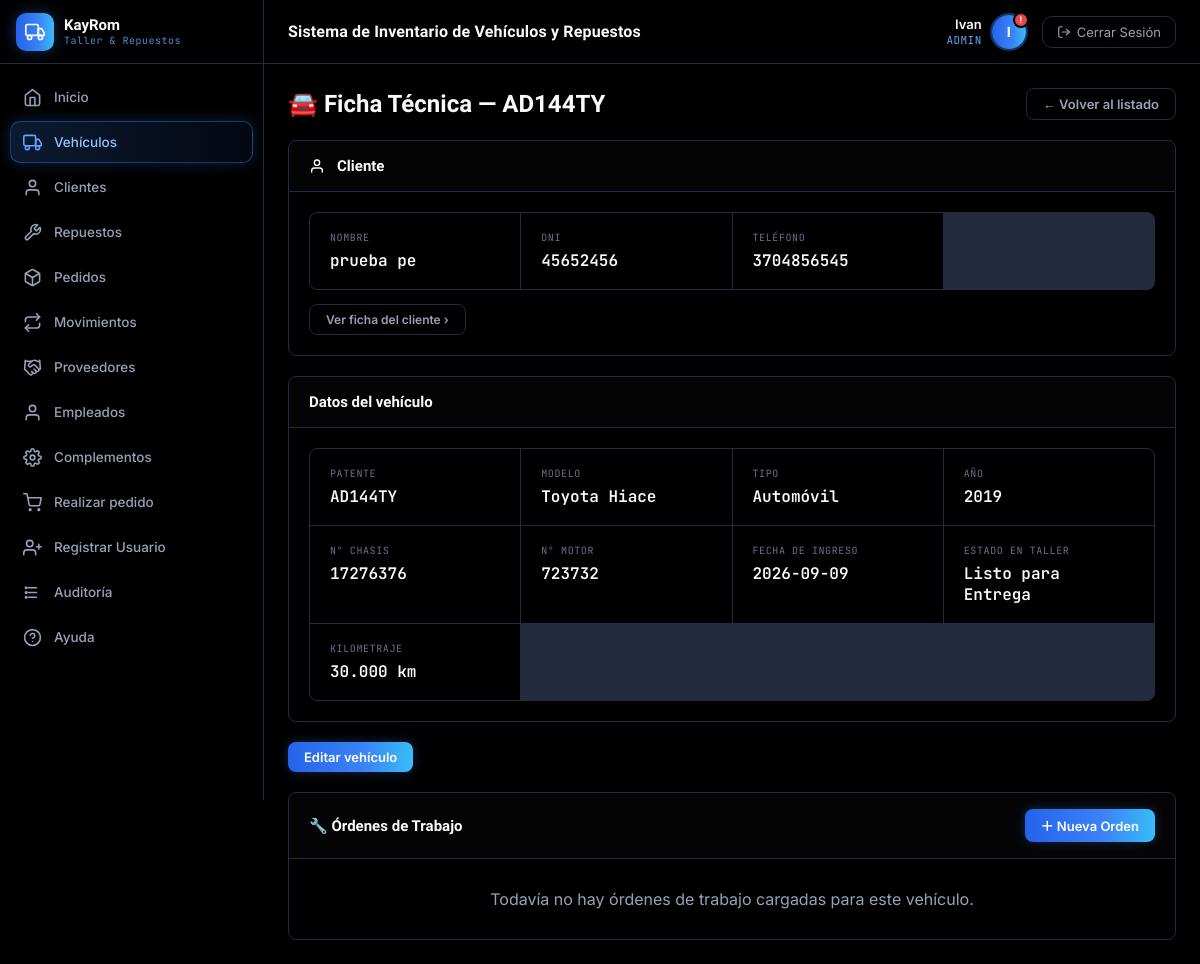
The page /index.php?page=vehiculos&action=verFicha&id=45 (signed in) on the database as committed earlier.
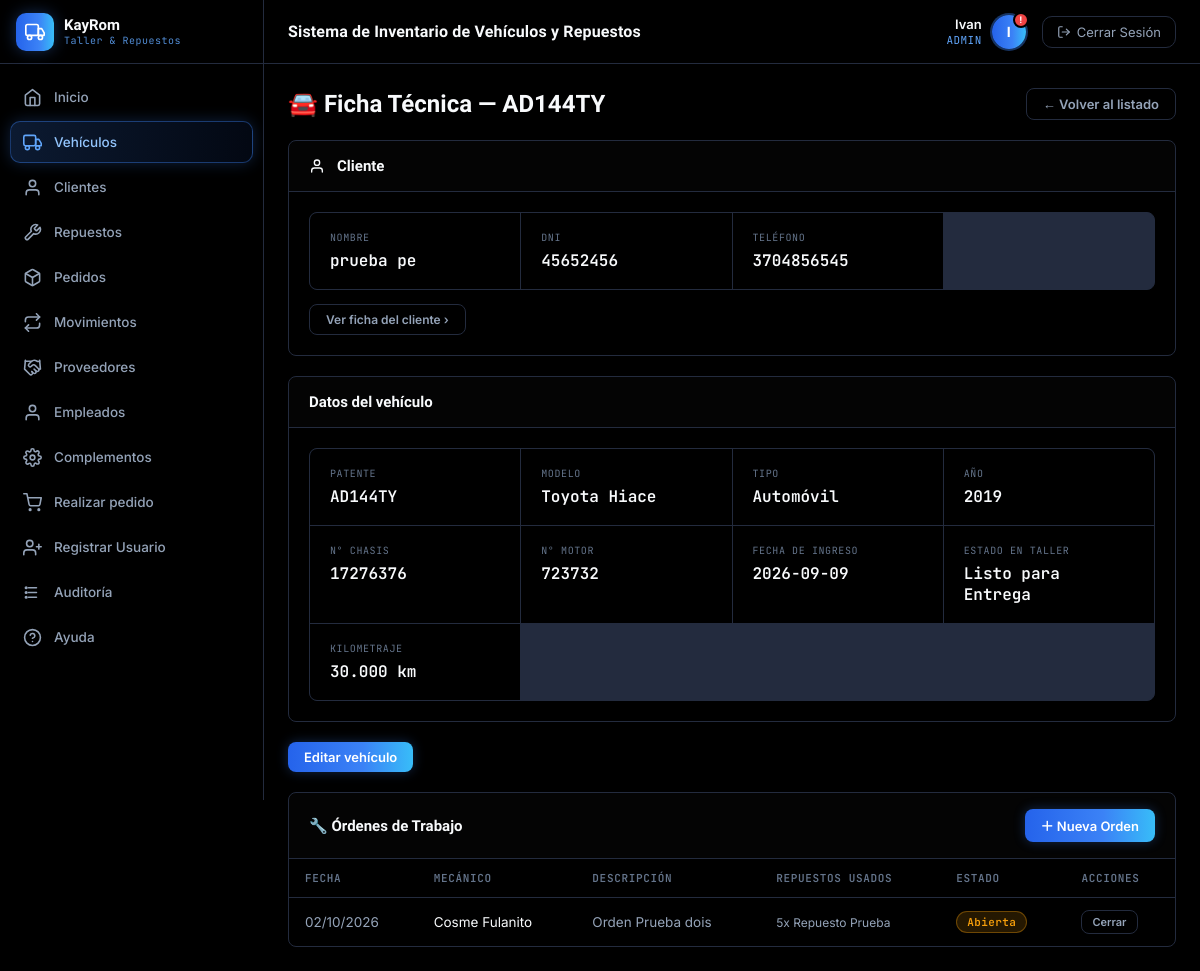
The same page on the database as committed later.
### tables this page shows
CREATE TABLE `orden_trabajo` (
  `id` int NOT NULL AUTO_INCREMENT,
  `vehiculo_id` int NOT NULL,
  `mecanico_id` int DEFAULT NULL,
  `fecha` datetime NOT NULL DEFAULT CURRENT_TIMESTAMP,
  `descripcion` varchar(255) DEFAULT NULL,
  `estado` varchar(30) NOT NULL DEFAULT 'Abierta',
  PRIMARY KEY (`id`),
  KEY `fk_ordentrabajo_vehiculo` (`vehiculo_id`),
  KEY `fk_ordentrabajo_mecanico` (`mecanico_id`),
  CONSTRAINT `fk_ordentrabajo_mecanico` FOREIGN KEY (`mecanico_id`) REFERENCES `usuario` (`id`) ON DELETE SET NULL,
  CONSTRAINT `fk_ordentrabajo_vehiculo` FOREIGN KEY (`vehiculo_id`) REFERENCES `vehiculo` (`id`) ON DELETE CASCADE
);

CREATE TABLE `persona` (
  `id` int NOT NULL AUTO_INCREMENT,
  `nombre` varchar(100) NOT NULL,
  `apellido` varchar(100) NOT NULL,
  `domicilio` varchar(150) DEFAULT NULL,
  `dni` varchar(15) DEFAULT NULL,
  `telefono_persona` varchar(20) DEFAULT NULL,
  PRIMARY KEY (`id`)
);

CREATE TABLE `orden_trabajo_repuesto` (
  `id` int NOT NULL AUTO_INCREMENT,
  `orden_trabajo_id` int NOT NULL,
  `repuesto_id` int NOT NULL,
  `cantidad` int NOT NULL DEFAULT '1',
  PRIMARY KEY (`id`),
  KEY `fk_otr_orden` (`orden_trabajo_id`),
  KEY `fk_otr_repuesto` (`repuesto_id`),
  CONSTRAINT `fk_otr_orden` FOREIGN KEY (`orden_trabajo_id`) REFERENCES `orden_trabajo` (`id`) ON DELETE CASCADE,
  CONSTRAINT `fk_otr_repuesto` FOREIGN KEY (`repuesto_id`) REFERENCES `repuestos` (`id`) ON DELETE RESTRICT
);

CREATE TABLE `repuestos` (
  `id` int NOT NULL AUTO_INCREMENT,
  `nombre` varchar(100) NOT NULL,
  `categoria` varchar(45) DEFAULT NULL,
  `stock` int DEFAULT '0',
  `stock_minimo` int DEFAULT '5',
  `precio` decimal(10,2) DEFAULT '0.00',
  `sku` varchar(20) DEFAULT NULL,
  `proveedor_id` int DEFAULT NULL,
  PRIMARY KEY (`id`),
  KEY `fk_repuestos_proveedor` (`proveedor_id`),
  CONSTRAINT `fk_repuestos_proveedor` FOREIGN KEY (`proveedor_id`) REFERENCES `proveedor` (`id`) ON DELETE SET NULL
);

### backend/vehiculos/controller/VehiculoController.php (called while the page is built, shortened)
<?php
class VehiculoController {
    private $model;
    public function __construct() {
        $this->model = new VehiculoModel();
    }
    public function verFicha() {
        $id = (int)($_GET['id'] ?? 0);
        $ordenModel = new OrdenTrabajoModel();
        $data = [
            'vehiculo'   => $this->model->getById($id),
            'ordenes'    => $ordenModel->getByVehiculo($id),
            'mecanicos'  => (new EmpleadoModel())->getAll(),
            'repuestos'  => (new RepuestoModel())->getAll(),
            'activePage' => 'vehiculos'
        ];
        require_once 'backend/vehiculos/views/vehiculo_ficha.php';
    }
}

### config/base_datos.php (called while the page is built, shortened)
<?php
class Database {
    private static $instance = null;
    public $conexion;
    private function __construct() {
        $this->conexion = new mysqli(DB_HOST, DB_USER, DB_PASS, DB_NAME);
        $this->conexion->set_charset(DB_CHARSET);
    }
    public static function getInstance() {
        if (self::$instance === null) {
            self::$instance = new Database();
        }
        return self::$instance;
    }
    public function getConexion() {
        return $this->conexion;
    }
}

### backend/vehiculos/model/VehiculoModel.php (called while the page is built, shortened)
<?php
class VehiculoModel {
    private $db;
    public function __construct() {
        $this->db = Database::getInstance()->getConexion();
    }
    public function getById($id) {
        $id = (int)$id;
        $sql = "SELECT v.*, mv.modelo_vehiculo, mv.anio_vehiculo, tv.tipo_vehiculo,
                       cl.id AS cliente_id, cl.nombre AS cliente_nombre, cl.apellido AS cliente_apellido, cl.dni AS cliente_dni, cl.telefono AS cliente_telefono
                FROM vehiculo v
                LEFT JOIN modelo_vehiculo mv ON v.modelo_vehiculo_id = mv.id
                LEFT JOIN tipo_vehiculo tv   ON v.tipo_vehiculo_id   = tv.id
                LEFT JOIN cliente cl         ON v.cliente_id        = cl.id
                WHERE v.id = $id";
        $result = $this->db->query($sql);
        return $result ? $result->fetch_assoc() : null;
    }
}

### backend/ordenes/controllers/OrdenTrabajoController.php (called while the page is built, shortened)
<?php
class OrdenTrabajoModel {
    private $db;
    public function __construct() {
        $this->db = Database::getInstance()->getConexion();
    }
    public function getByVehiculo($vehiculo_id) {
        $vehiculo_id = (int)$vehiculo_id;
        $sql = "SELECT ot.*, p.nombre AS mecanico_nombre, p.apellido AS mecanico_apellido
                FROM orden_trabajo ot
                LEFT JOIN usuario u ON u.id = ot.mecanico_id
                LEFT JOIN persona p ON p.id = u.persona_id
                WHERE ot.vehiculo_id = $vehiculo_id
                ORDER BY ot.fecha DESC";
        $result = $this->db->query($sql);
        $ordenes = $result ? $result->fetch_all(MYSQLI_ASSOC) : [];
        foreach ($ordenes as &$orden) {
            $orden['items'] = $this->getItems($orden['id']);
        }
        return $ordenes;
    }
    public function getItems($orden_trabajo_id) {
        $orden_trabajo_id = (int)$orden_trabajo_id;
        $sql = "SELECT otr.cantidad, r.nombre, r.id AS repuesto_id
                FROM orden_trabajo_repuesto otr
                JOIN repuestos r ON r.id = otr.repuesto_id
                WHERE otr.orden_trabajo_id = $orden_trabajo_id";
        $result = $this->db->query($sql);
        return $result ? $result->fetch_all(MYSQLI_ASSOC) : [];
    }
}

### backend/empleado/models/EmpleadoModel.php (called while the page is built, shortened)
<?php
class EmpleadoModel {
    private $db;
    public function __construct() {
        $this->db = Database::getInstance()->getConexion();
    }
    public function getAll() {
    $result = $this->db->query(
        "SELECT u.id, u.nombre_usuario, u.email, u.rol, u.activo,
                p.nombre, p.apellido, p.domicilio, p.dni, p.telefono_persona,
                emp.rango_trabajo, emp.especialidad
         FROM usuario u
         LEFT JOIN persona p ON p.id = u.persona_id
         LEFT JOIN empleado emp ON emp.persona_id = p.id
         ORDER BY p.apellido ASC"
    );
    return $result ? $result->fetch_all(MYSQLI_ASSOC) : [];
    }
}

### backend/repuestos/model/RepuestoModel.php (called while the page is built, shortened)
<?php
class RepuestoModel {
    private $db;
    public function __construct() {
        $this->db = Database::getInstance()->getConexion();
    }
    public function getAll() {
        $result = $this->db->query(
            "SELECT r.*, pr.nombre_proveedor
             FROM repuestos r
             LEFT JOIN proveedor pr ON pr.id = r.proveedor_id
             ORDER BY r.nombre ASC"
        );
        return $result ? $result->fetch_all(MYSQLI_ASSOC) : [];
    }
}

### backend/vehiculos/views/vehiculo_ficha.php (the view, shortened to what the changed rows need)
<?php
require_once 'compartidoCREO/views/encabezado.php';
$v = $data['vehiculo'];
?>
<div class="page-header">
    <h1>🚘 Ficha Técnica — <?= htmlspecialchars($v['patente'] ?? 'Vehículo') ?></h1>
</div>
<?php if (!$v): ?>
    <div class="panel"><div class="panel-body" style="padding:30px;text-align:center;color:var(--text-muted);">
        Vehículo no encontrado.
    </div></div>
<?php else: ?>
<div class="panel" style="margin-top:20px;">
    <div class="panel-body">
        <?php if (empty($data['ordenes'])): ?>
            <div style="padding:30px;text-align:center;color:var(--text-muted);">Todavía no hay órdenes de trabajo cargadas para este vehículo.</div>
        <?php else: ?>
            <table>
                <thead>
                    <tr><th>Fecha</th><th>Mecánico</th><th>Descripción</th><th>Repuestos usados</th><th>Estado</th><th>Acciones</th></tr>
                </thead>
                <tbody>
                <?php foreach ($data['ordenes'] as $orden): ?>
                    <tr>
                        <td style="color:var(--text-muted);"><?= date('d/m/Y', strtotime($orden['fecha'])) ?></td>
                        <td>
                            <?php
                                $nombreMec = trim(($orden['mecanico_nombre'] ?? '') . ' ' . ($orden['mecanico_apellido'] ?? ''));
                                echo htmlspecialchars($nombreMec !== '' ? $nombreMec : '—');
                            ?>
                        </td>
                        <td style="color:var(--text-muted);"><?= htmlspecialchars($orden['descripcion'] ?: '—') ?></td>
                        <td>
                            <?php if (empty($orden['items'])): ?>
                                <span style="color:var(--text-dim);">Sin repuestos</span>
                            <?php else: ?>
                                <?php foreach ($orden['items'] as $it): ?>
                                    <div style="font-size:12px;color:var(--text-muted);"><?= $it['cantidad'] ?>x <?= htmlspecialchars($it['nombre']) ?></div>
                                <?php endforeach; ?>
                            <?php endif; ?>
                        </td>
                        <td>
                            <span class="badge-status <?= $orden['estado'] === 'Cerrada' ? 'disponible' : 'reparacion' ?>"><?= htmlspecialchars($orden['estado']) ?></span>
                        </td>
                        <td>
                            <?php if ($orden['estado'] !== 'Cerrada'): ?>
                            <a href="index.php?page=ordenes&action=cerrar&id=<?= $orden['id'] ?>&vehiculo_id=<?= $v['id'] ?>"
                               class="btn btn-ghost" style="font-size:11px;padding:4px 10px;"
                               onclick="return confirmarAccion(this.href, '¿Marcar esta orden como cerrada?')">Cerrar</a>
                            <?php endif; ?>
                        </td>
                    </tr>
                <?php endforeach; ?>
                </tbody>
            </table>
        <?php endif; ?>
    </div>
</div>
<?php endif; ?>
<?php require_once 'compartidoCREO/views/pie_pagina.php'; ?>

Rows that differ between the two databases and show on the page:
added orden_trabajo: fecha "02/10/2026", persona.nombre+apellido "Cosme Fulanito", descripcion "Orden Prueba dois", estado "Abierta"
added orden_trabajo_repuesto: cantidad "5", repuesto.nombre "Repuesto Prueba"
Other text that changed with them:
text no longer shown: "Todavía no hay órdenes de trabajo cargadas para este vehículo."
text now shown: "FECHA MECÁNICO DESCRIPCIÓN REPUESTOS USADOS ESTADO ACCIONES"
